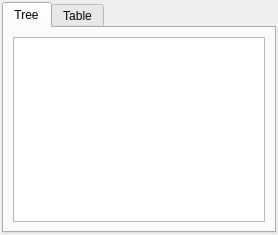
<?xml version="1.0" encoding="UTF-8"?>
<ui version="4.0">
 <class>CDbAircraftCategoryComponent</class>
 <widget class="QFrame" name="CDbAircraftCategoryComponent">
  <property name="geometry">
   <rect>
    <x>0</x>
    <y>0</y>
    <width>278</width>
    <height>235</height>
   </rect>
  </property>
  <property name="windowTitle">
   <string>Aircraft category</string>
  </property>
  <layout class="QVBoxLayout" name="vl_AircraftCategoryComponent">
   <property name="leftMargin">
    <number>2</number>
   </property>
   <property name="topMargin">
    <number>2</number>
   </property>
   <property name="rightMargin">
    <number>2</number>
   </property>
   <property name="bottomMargin">
    <number>2</number>
   </property>
   <item>
    <widget class="QTabWidget" name="tb_Views">
     <property name="currentIndex">
      <number>0</number>
     </property>
     <widget class="QWidget" name="tb_TreeView">
      <attribute name="title">
       <string>Tree</string>
      </attribute>
      <layout class="QVBoxLayout" name="vl_Tree">
       <item>
        <widget class="swift::gui::views::CAircraftCategoryTreeView" name="tvp_AircraftCategoryTree">
         <attribute name="headerVisible">
          <bool>false</bool>
         </attribute>
        </widget>
       </item>
      </layout>
     </widget>
     <widget class="QWidget" name="tb_TableView">
      <attribute name="title">
       <string>Table</string>
      </attribute>
      <layout class="QVBoxLayout" name="vl_Table">
       <item>
        <widget class="swift::gui::views::CAircraftCategoryView" name="tvp_AircraftCategoryView">
         <property name="selectionMode">
          <enum>QAbstractItemView::SingleSelection</enum>
         </property>
         <property name="selectionBehavior">
          <enum>QAbstractItemView::SelectRows</enum>
         </property>
         <attribute name="verticalHeaderVisible">
          <bool>false</bool>
         </attribute>
        </widget>
       </item>
      </layout>
     </widget>
    </widget>
   </item>
  </layout>
 </widget>
 <customwidgets>
  <customwidget>
   <class>swift::gui::views::CAircraftCategoryView</class>
   <extends>QTableView</extends>
   <header>gui/views/aircraftcategoryview.h</header>
  </customwidget>
  <customwidget>
   <class>swift::gui::views::CAircraftCategoryTreeView</class>
   <extends>QTreeView</extends>
   <header>gui/views/aircraftcategorytreeview.h</header>
  </customwidget>
 </customwidgets>
 <resources/>
 <connections/>
</ui>
